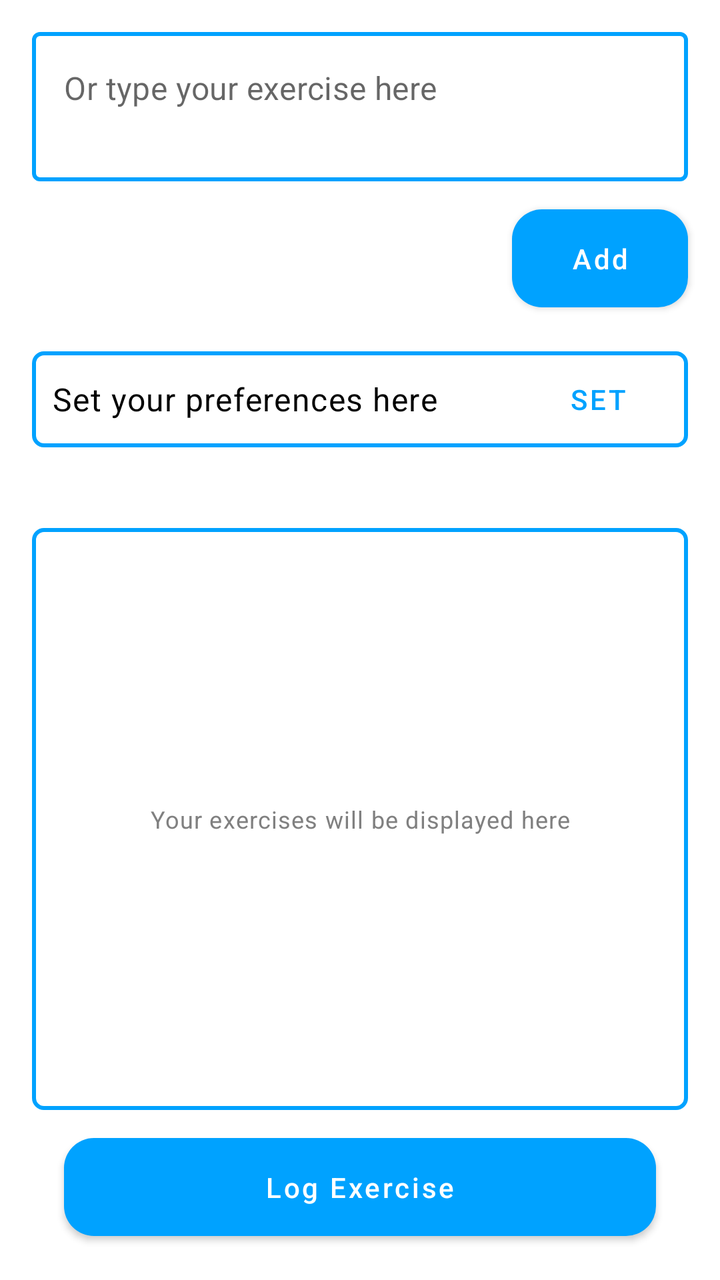
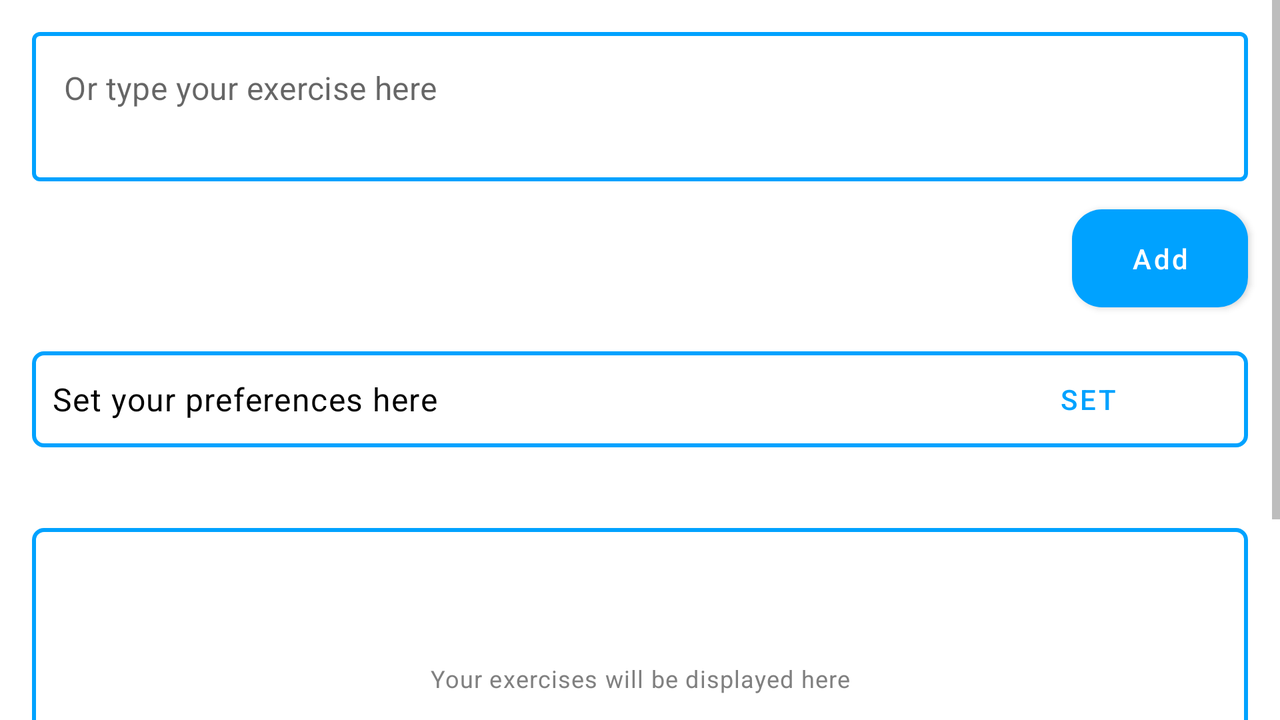

One screen, two layout resources from the same app: the default and the author's alternative for another configuration. Each is rendered where Android would select it; the XML of both is given below.
<!-- AndroidManifest.xml: application theme AppTheme -->
<!-- res/layout/fragment_exercise.xml -->
<?xml version="1.0" encoding="utf-8"?>
<androidx.constraintlayout.widget.ConstraintLayout xmlns:android="http://schemas.android.com/apk/res/android"
    xmlns:tools="http://schemas.android.com/tools"
    android:layout_width="match_parent"
    android:layout_height="match_parent"
    xmlns:app="http://schemas.android.com/apk/res-auto"
    tools:context=".ExerciseFragment">

    <LinearLayout
        android:id="@+id/ll_config"
        android:layout_width="0dp"
        android:layout_height="wrap_content"
        android:orientation="vertical"
        android:visibility="visible"
        app:layout_constraintEnd_toEndOf="parent"
        app:layout_constraintStart_toStartOf="parent"
        app:layout_constraintTop_toTopOf="parent">

        <com.google.android.material.textfield.TextInputLayout
            android:layout_width="match_parent"
            android:layout_height="wrap_content"
            app:hintEnabled="false"
            android:layout_marginStart="16dp"
            android:layout_marginTop="16dp"
            android:layout_marginEnd="16dp"
            style="@style/TextInputLayout" >

            <com.google.android.material.textfield.TextInputEditText
                android:id="@+id/et_add"
                android:layout_width="match_parent"
                android:layout_height="wrap_content"
                android:ems="10"
                android:gravity="start|top"
                android:hint="@string/or_type_your_exercise_here"
                android:inputType="textMultiLine"
                android:lines="2" />

        </com.google.android.material.textfield.TextInputLayout>

        <com.google.android.material.button.MaterialButton
            android:id="@+id/bt_add"
            android:layout_width="wrap_content"
            android:layout_height="wrap_content"
            android:layout_gravity="end"
            android:textAllCaps="false"
            android:layout_marginTop="8dp"
            android:layout_marginEnd="16dp"
            style="@style/FilledButtonBlue"
            android:text="@string/add"/>

        <LinearLayout
            android:layout_width="match_parent"
            android:layout_height="match_parent"
            android:layout_marginStart="16dp"
            android:layout_marginTop="16dp"
            android:background="@drawable/text_rounded"
            android:layout_marginEnd="16dp"
            android:orientation="horizontal">

            <com.google.android.material.textview.MaterialTextView
                android:id="@+id/textView"
                android:layout_width="0dp"
                android:layout_height="wrap_content"
                android:padding="10dp"
                android:layout_gravity="center_vertical"
                android:layout_weight="1.5"
                style="@style/TextAppearance.MaterialComponents.Body1"
                android:text="@string/set_your_preferences_here"/>

            <com.google.android.material.button.MaterialButton
                android:id="@+id/bt_set"
                android:layout_width="0dp"
                android:layout_height="wrap_content"
                android:layout_marginEnd="5dp"
                android:layout_marginStart="5dp"
                android:layout_gravity="center_vertical"
                android:text="@string/set"
                style="@style/Widget.MaterialComponents.Button.TextButton"
                android:layout_weight="0.5" />

        </LinearLayout>

        <com.google.android.material.textview.MaterialTextView
            android:id="@+id/tv_del"
            android:layout_width="match_parent"
            android:layout_height="wrap_content"
            android:layout_marginStart="16dp"
            android:layout_marginEnd="16dp"
            android:layout_marginTop="16dp"
            style="@style/TextAppearance.MaterialComponents.Caption"
            android:gravity="center"
            android:text="@string/long_press_to_delete"
            android:visibility="invisible" />

    </LinearLayout>

    <androidx.recyclerview.widget.RecyclerView
        android:id="@+id/rv_add"
        android:layout_width="0dp"
        android:layout_height="0dp"
        android:padding="8dp"
        android:visibility="invisible"
        app:layout_constraintBottom_toBottomOf="parent"
        app:layout_constraintEnd_toEndOf="parent"
        app:layout_constraintStart_toStartOf="parent"
        app:layout_constraintTop_toTopOf="parent">

    </androidx.recyclerview.widget.RecyclerView>

    <androidx.recyclerview.widget.RecyclerView
        android:id="@+id/rv_log"
        android:layout_width="match_parent"
        android:layout_height="0dp"
        android:background="@drawable/text_rounded"
        android:paddingTop="5dp"
        android:paddingBottom="5dp"
        android:layout_marginStart="16dp"
        android:layout_marginTop="8dp"
        android:layout_marginEnd="16dp"
        android:layout_marginBottom="8dp"
        app:layout_constraintBottom_toTopOf="@+id/bt_log"
        app:layout_constraintEnd_toEndOf="parent"
        app:layout_constraintStart_toStartOf="parent"
        app:layout_constraintTop_toBottomOf="@+id/ll_config" />

    <com.google.android.material.button.MaterialButton
        android:id="@+id/bt_log"
        android:layout_width="0dp"
        android:layout_height="wrap_content"
        android:layout_marginStart="32dp"
        android:layout_marginEnd="32dp"
        android:layout_marginBottom="16dp"
        style="@style/FilledButtonBlue"
        android:text="@string/log_exercise"
        android:textAllCaps="false"
        app:layout_constraintBottom_toBottomOf="parent"
        app:layout_constraintEnd_toEndOf="parent"
        app:layout_constraintStart_toStartOf="parent" />

    <com.google.android.material.textview.MaterialTextView
        android:id="@+id/tv_ent_items"
        android:layout_width="0dp"
        android:layout_height="wrap_content"
        android:layout_marginStart="8dp"
        android:layout_marginEnd="8dp"
        android:gravity="center"
        style="@style/TextAppearance.MaterialComponents.Caption"
        android:text="@string/your_exercises_will_be_displayed_here"
        app:layout_constraintBottom_toBottomOf="@+id/rv_log"
        app:layout_constraintEnd_toEndOf="@+id/rv_log"
        app:layout_constraintStart_toStartOf="@+id/rv_log"
        app:layout_constraintTop_toTopOf="@+id/rv_log" />



</androidx.constraintlayout.widget.ConstraintLayout>
<!-- resources referenced by this layout -->
<resources>
  <!-- drawable text_rounded (drawable-v24) -->
  <?xml version="1.0" encoding="utf-8"?>
  <shape xmlns:android="http://schemas.android.com/apk/res/android"
      android:shape="rectangle">
  
      <stroke
          android:width="2dp"
          android:color="@color/colorPrimary"/>
  
      <solid android:color="#fff"/>
  
      <corners
          android:radius="5dp"/>
  
  </shape>
  <string name="add">Add</string>
  <string name="log_exercise">Log Exercise</string>
  <string name="long_press_to_delete">Long press to delete</string>
  <string name="or_type_your_exercise_here">Or type your exercise here</string>
  <string name="set">Set</string>
  <string name="set_your_preferences_here">Set your preferences here</string>
  <string name="your_exercises_will_be_displayed_here">Your exercises will be displayed here</string>
  <style name="FilledButtonBlue" parent="Widget.MaterialComponents.Button">
          <item name="cornerRadius">15dp</item>
          <item name="cornerFamily">rounded</item>
          <item name="android:padding">15dp</item>
      </style>
  <style name="TextInputLayout" parent="Widget.MaterialComponents.TextInputLayout.OutlinedBox">
          <item name="boxStrokeColor">@color/colorPrimary</item>
          <item name="hintTextColor">@color/colorPrimary</item>
          <item name="android:textColorHint">@color/textColor</item>
          <item name="android:textColorPrimary">@color/textColor</item>
          <item name="cornerRadius">5dp</item>
          <item name="boxStrokeWidth">2dp</item>
      </style>
  <style name="AppTheme" parent="Theme.MaterialComponents.Light.NoActionBar">
          
          <item name="colorPrimary">@color/colorPrimary</item>
          <item name="colorPrimaryVariant">@color/colorPrimaryVariant</item>
          <item name="colorSecondary">@color/colorSecondary</item>
          <item name="colorSecondaryVariant">@color/colorSecondaryVariant</item>
          <item name="android:statusBarColor">@color/colorPrimaryVariant</item>
          <item name="colorOnPrimary">#fff</item>
          <item name="colorOnSecondary">#fff</item>
          <item name="colorError">#FA1515</item>
          <item name="android:textColorPrimary">@color/textColorDark</item>
          <item name="android:textColorSecondary">@color/textColor</item>
      </style>
  <color name="colorPrimary">#00a2ff</color>
  <color name="textColor">#808080</color>
  <color name="colorPrimaryVariant">#0183ce</color>
  <color name="colorSecondary">#ffcc00</color>
  <color name="colorSecondaryVariant">#CDA812</color>
  <color name="textColorDark">#000000</color>
</resources>
<!-- res/layout-land/fragment_exercise.xml (the author's variant of the layout above) -->
<!-- drawn on the phone turned sideways -->
<?xml version="1.0" encoding="utf-8"?>
<ScrollView xmlns:android="http://schemas.android.com/apk/res/android"
    xmlns:tools="http://schemas.android.com/tools"
    xmlns:app="http://schemas.android.com/apk/res-auto"
    android:layout_width="match_parent"
    android:layout_height="match_parent"
    tools:context=".ExerciseFragment">

    <androidx.constraintlayout.widget.ConstraintLayout
        android:layout_width="match_parent"
        android:layout_height="wrap_content">

        <LinearLayout
            android:id="@+id/ll_config"
            android:layout_width="0dp"
            android:layout_height="wrap_content"
            android:orientation="vertical"
            android:visibility="visible"
            app:layout_constraintEnd_toEndOf="parent"
            app:layout_constraintStart_toStartOf="parent"
            app:layout_constraintTop_toTopOf="parent">

            <com.google.android.material.textfield.TextInputLayout
                android:layout_width="match_parent"
                android:layout_height="wrap_content"
                android:layout_marginStart="16dp"
                android:layout_marginTop="16dp"
                android:layout_marginEnd="16dp"
                app:hintEnabled="false"
                style="@style/TextInputLayout" >

                <com.google.android.material.textfield.TextInputEditText
                    android:id="@+id/et_add"
                    android:layout_width="match_parent"
                    android:layout_height="wrap_content"
                    android:ems="10"
                    android:gravity="start|top"
                    android:hint="@string/or_type_your_exercise_here"
                    android:inputType="textMultiLine"
                    android:lines="2" />

            </com.google.android.material.textfield.TextInputLayout>

            <com.google.android.material.button.MaterialButton
                android:id="@+id/bt_add"
                android:layout_width="wrap_content"
                android:layout_height="wrap_content"
                android:layout_gravity="end"
                android:textAllCaps="false"
                android:layout_marginTop="8dp"
                android:layout_marginEnd="16dp"
                style="@style/FilledButtonBlue"
                android:text="@string/add"/>

            <LinearLayout
                android:layout_width="match_parent"
                android:layout_height="match_parent"
                android:layout_marginStart="16dp"
                android:layout_marginTop="16dp"
                android:background="@drawable/text_rounded"
                android:layout_marginEnd="16dp"
                android:orientation="horizontal">

                <com.google.android.material.textview.MaterialTextView
                    android:id="@+id/textView"
                    android:layout_width="0dp"
                    android:layout_height="wrap_content"
                    android:padding="10dp"
                    android:layout_gravity="center_vertical"
                    android:layout_weight="1.5"
                    style="@style/TextAppearance.MaterialComponents.Body1"
                    android:text="@string/set_your_preferences_here"/>

                <com.google.android.material.button.MaterialButton
                    android:id="@+id/bt_set"
                    android:layout_width="0dp"
                    android:layout_height="wrap_content"
                    android:layout_marginEnd="5dp"
                    android:layout_marginStart="5dp"
                    android:layout_gravity="center_vertical"
                    android:text="@string/set"
                    style="@style/Widget.MaterialComponents.Button.TextButton"
                    android:layout_weight="0.5" />

            </LinearLayout>

            <com.google.android.material.textview.MaterialTextView
                android:id="@+id/tv_del"
                android:layout_width="match_parent"
                android:layout_height="wrap_content"
                android:layout_marginStart="16dp"
                android:layout_marginEnd="16dp"
                android:layout_marginTop="16dp"
                style="@style/TextAppearance.MaterialComponents.Caption"
                android:gravity="center"
                android:text="@string/long_press_to_delete"
                android:visibility="invisible" />

        </LinearLayout>

        <androidx.recyclerview.widget.RecyclerView
            android:id="@+id/rv_add"
            android:layout_width="0dp"
            android:layout_height="0dp"
            android:padding="8dp"
            android:visibility="invisible"
            app:layout_constraintBottom_toBottomOf="parent"
            app:layout_constraintEnd_toEndOf="parent"
            app:layout_constraintStart_toStartOf="parent"
            app:layout_constraintTop_toTopOf="parent">

        </androidx.recyclerview.widget.RecyclerView>

        <androidx.recyclerview.widget.RecyclerView
            android:id="@+id/rv_log"
            android:layout_width="match_parent"
            android:layout_height="150dp"
            android:background="@drawable/text_rounded"
            android:paddingTop="5dp"
            android:paddingBottom="5dp"
            android:layout_marginStart="16dp"
            android:layout_marginTop="8dp"
            android:layout_marginEnd="16dp"
            android:layout_marginBottom="8dp"
            app:layout_constraintBottom_toTopOf="@+id/bt_log"
            app:layout_constraintEnd_toEndOf="parent"
            app:layout_constraintStart_toStartOf="parent"
            app:layout_constraintTop_toBottomOf="@+id/ll_config" />

        <com.google.android.material.button.MaterialButton
            android:id="@+id/bt_log"
            android:layout_width="0dp"
            android:layout_height="wrap_content"
            android:layout_marginStart="32dp"
            android:layout_marginEnd="32dp"
            android:layout_marginBottom="16dp"
            style="@style/FilledButtonBlue"
            android:text="@string/log_exercise"
            android:textAllCaps="false"
            app:layout_constraintBottom_toBottomOf="parent"
            app:layout_constraintEnd_toEndOf="parent"
            app:layout_constraintStart_toStartOf="parent" />

        <com.google.android.material.textview.MaterialTextView
            android:id="@+id/tv_ent_items"
            android:layout_width="0dp"
            android:layout_height="wrap_content"
            android:gravity="center"
            android:layout_marginStart="8dp"
            android:layout_marginEnd="8dp"
            style="@style/TextAppearance.MaterialComponents.Caption"
            android:text="@string/your_exercises_will_be_displayed_here"
            app:layout_constraintBottom_toBottomOf="@+id/rv_log"
            app:layout_constraintEnd_toEndOf="@+id/rv_log"
            app:layout_constraintStart_toStartOf="@+id/rv_log"
            app:layout_constraintTop_toTopOf="@+id/rv_log" />



    </androidx.constraintlayout.widget.ConstraintLayout>

</ScrollView>
